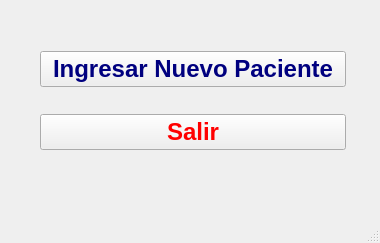
<?xml version="1.0" encoding="UTF-8"?>
<ui version="4.0">
 <class>MainWindow</class>
 <widget class="QMainWindow" name="MainWindow">
  <property name="geometry">
   <rect>
    <x>0</x>
    <y>0</y>
    <width>380</width>
    <height>243</height>
   </rect>
  </property>
  <property name="windowTitle">
   <string>MainWindow</string>
  </property>
  <widget class="QWidget" name="centralwidget">
   <widget class="QWidget" name="verticalLayoutWidget">
    <property name="geometry">
     <rect>
      <x>40</x>
      <y>30</y>
      <width>306</width>
      <height>141</height>
     </rect>
    </property>
    <layout class="QVBoxLayout" name="verticalLayout">
     <item>
      <widget class="QPushButton" name="boton_ingresar">
       <property name="font">
        <font>
         <pointsize>18</pointsize>
         <weight>75</weight>
         <bold>true</bold>
        </font>
       </property>
       <property name="styleSheet">
        <string notr="true">color: rgb(0, 0, 127);</string>
       </property>
       <property name="text">
        <string>Ingresar Nuevo Paciente</string>
       </property>
      </widget>
     </item>
     <item>
      <widget class="QPushButton" name="boton_salir">
       <property name="font">
        <font>
         <pointsize>18</pointsize>
         <weight>75</weight>
         <bold>true</bold>
        </font>
       </property>
       <property name="styleSheet">
        <string notr="true">color: rgb(255, 0, 0);</string>
       </property>
       <property name="text">
        <string>Salir</string>
       </property>
      </widget>
     </item>
    </layout>
   </widget>
  </widget>
  <widget class="QMenuBar" name="menubar">
   <property name="geometry">
    <rect>
     <x>0</x>
     <y>0</y>
     <width>380</width>
     <height>21</height>
    </rect>
   </property>
  </widget>
  <widget class="QStatusBar" name="statusbar"/>
 </widget>
 <resources/>
 <connections/>
</ui>
